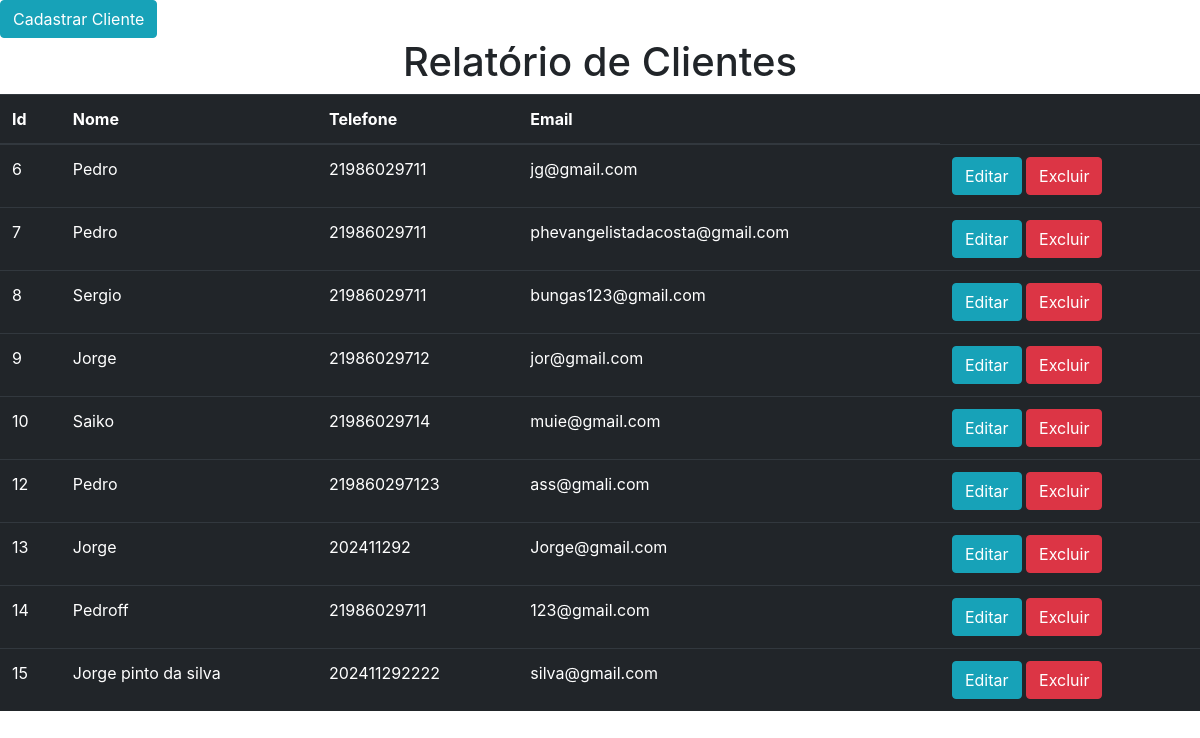
The page /cliente/ on the database its author committed.
### cliente/models.py (models this page shows, shortened)
class Cliente(models.Model):
    nome = models.CharField(max_length=60)
    telefone = models.CharField(max_length=15)
    email = models.CharField(max_length=60, unique=True)
    senha = models.CharField(max_length=100)

### cliente/views.py (the view)
# urls.py: path('', fcliente),
def fcliente(request):
    clientes = Cliente.objects.all()
    return render(request, "rel_cliente.html",{"clientes":clientes})

### cliente/templates/rel_cliente.html (shortened to what this page needs)
<!DOCTYPE html>
<html lang="pt-br">
  <head>
    <link rel="stylesheet" href="https://stackpath.bootstrapcdn.com/bootstrap/4.1.3/css/bootstrap.min.css">
  </head>
  <body>
    <a href="{% url 'Fcadcliente' %}"><button type="button" class="btn btn-info">Cadastrar Cliente</button></a>
    <h1 class="text-center">Relatório de Clientes</h1>
    <table class="table table-dark">
        <thead>
          <tr>
            <th scope="col">Id</th>
            <th scope="col">Nome</th>
            <th scope="col">Telefone</th>
            <th scope="col">Email</th>
          </tr>
        </thead>
        <tbody>
        {% for cliente in clientes%}
          <tr>
            <td>{{cliente.id}}</td>
            <td>{{cliente.nome}}</td>
            <td>{{cliente.telefone}}</td>
            <td>{{cliente.email}}</td>
          <td>
  <a href="{% url 'exibir_cli' cliente.id %}">
    <button type="button" class="btn btn-info">Editar</button>
  </a>
  <a href="{% url 'excluir_cli' cliente.id %}">
    <button type="button" class="btn btn-danger">Excluir</button>
  </a>
</td>
        {% endfor %}
        </tbody>
    </table>
  </body>
</html>

### rows shown on the page
Cliente: id "6", nome "Pedro", telefone "21986029711", email "jg@gmail.com"
Cliente: id "7", nome "Pedro", telefone "21986029711", email "phevangelistadacosta@gmail.com"
Cliente: id "8", nome "Sergio", telefone "21986029711", email "bungas123@gmail.com"
Cliente: id "9", nome "Jorge", telefone "21986029712", email "jor@gmail.com"
Cliente: id "10", nome "Saiko", telefone "21986029714", email "muie@gmail.com"
Cliente: id "12", nome "Pedro", telefone "219860297123", email "ass@gmali.com"
Cliente: id "13", nome "Jorge", telefone "202411292", email "Jorge@gmail.com"
Cliente: id "14", nome "Pedroff", telefone "21986029711", email "123@gmail.com"
Cliente: id "15", nome "Jorge pinto da silva", telefone "202411292222", email "silva@gmail.com"
